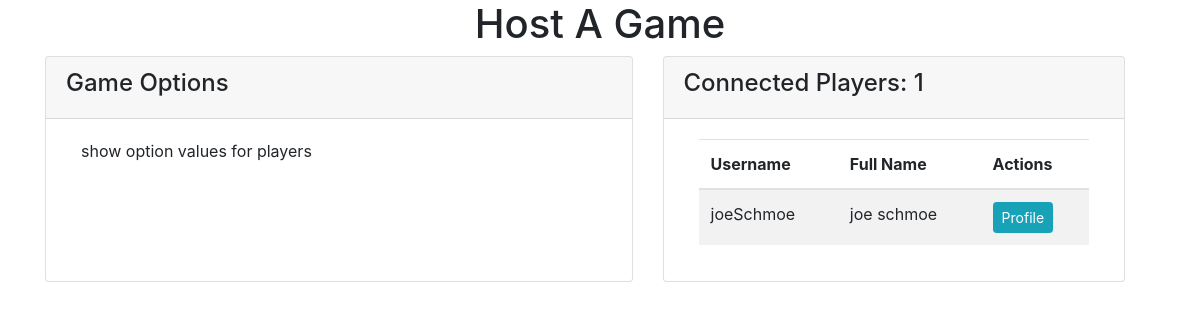
Page /home/game/1 (signed in) on the committed database.
### werewolf_app/models.py (models this page shows)
class Game(models.Model):
    objects = GameManager()
    max_players = models.IntegerField(default=100)
    num_werewolves = models.IntegerField(default=2)
    has_village_idiot = models.BooleanField(default=False)
    has_cupid = models.BooleanField(default=True)
    has_lovers = models.BooleanField(default=True)
    has_twins = models.BooleanField(default=False)
    has_accursed_one = models.BooleanField(default=True)
    has_seer = models.BooleanField(default=True)
    has_witch = models.BooleanField(default=True)
    has_defender = models.BooleanField(default=True)
    has_hunter = models.BooleanField(default=False)
    has_wild_child = models.BooleanField(default=False)
    has_role_model = models.BooleanField(default=False)
    has_little_child = models.BooleanField(default=False)
    has_rusty_knight = models.BooleanField(default=False)
    has_elder = models.BooleanField(default=False)
    has_angel = models.BooleanField(default=False)
    has_gypsy = models.BooleanField(default=False)
    allow_spectators = models.BooleanField(default=True)
    started = models.BooleanField(default=False) # whether the game has started or is still in lobby -- do we need this or can we just use turn number or phase?
    ended = models.BooleanField(default=False) # whether the game is over
    current_phase = models.CharField(max_length=45, default="Lobby") # Lobby, Night, Day
    current_turn = models.IntegerField(default=0) #what turn are we on
    winning_team = models.CharField(max_length=45, null=True) # for statistics, store who won this particular game in form of string such as "Villagers", "Werewolves", or "Lovers"
    join_key = models.CharField(max_length=45, null=True) # for joining a game manually by alphanumeric key
    created_at = models.DateTimeField(auto_now_add=True)
    updated_at = models.DateTimeField(auto_now=True)
    host = models.ForeignKey(User, related_name="games_hosted", on_delete=models.SET_NULL, null=True)
    players = models.ManyToManyField(User, related_name="games_joined") # I believe we need this in addition to roles for each player so we can have the players join the lobby before they are assigned roles.  I suppose an alternative owuld be to assign them a role initially by default that would be called something like "noRole" or "lobbyRole" etc

### login_app/models.py (models this page shows)
class User(models.Model):
    first_name = models.CharField(max_length=45)
    last_name = models.CharField(max_length=45)
    username = models.CharField(max_length=45)
    email = models.CharField(max_length=255)
    password = models.CharField(max_length=255)
    created_at = models.DateTimeField(auto_now_add=True)
    updated_at = models.DateTimeField(auto_now=True)
    objects = UserManager()

### werewolf_app/views.py (the view)
# urls.py: path('game/<int:gameID>', views.game),
def game(request, gameID): # game page
    if 'userID' not in request.session or request.session['userID'] == None:
        messages.error(request, "You must log in to view that page")
        return redirect('/')
    gameList = Game.objects.filter(id=gameID)
    if len(gameList) == 0: # prevent errors from users typing in an address of a non-existing game id
        messages.error(request, "No game with that ID found")
        return redirect('/home')
    currUser = User.objects.get(id=request.session['userID'])
    context = {
        'user': currUser,
        'game': gameList[0],
    }
    return render(request, 'gamePage.html', context)

### werewolf_app/templates/gamePage.html (shortened to what this page needs)
<!DOCTYPE html>
<html lang="en">
<head>
    <link rel="stylesheet" href="https://stackpath.bootstrapcdn.com/bootstrap/4.4.1/css/bootstrap.min.css">
    {% load static %}
</head>
<body>
    <div class="container">
        <div class="row text-center">
            <h1 class="col-md-12">Host A Game</h1>
        </div>
        <div class="row">
            <div class="card-deck col-md-12">
                <div class="card col-md-7">
                    <div class="card-header row">
                        <h4>Game Options</h4>
                    </div>
                    <div class="card-body">
                        {% if user == game.host %}
                            <form action="/home/game/{{game.id}}/update" class="form-horizontal" method="post">
                                {% csrf_token %}
                                <div class="form-group row align-items-center">
                                    <label for="max_players" class="control-label col-md-8">Maximum Players</label>
                                    <input type="number" name="max_players" class="form-control col-md-4" value={{game.max_players}} required>
                                </div>
                                <div class="form-group row align-items-center">
                                    <label for="num_werewolves" class="control-label col-md-8"># of Werewolves (including Accursed One)</label>
                                    <input type="number" name="num_werewolves" class="form-control col-md-4" value={{game.num_werewolves}} required>
                                </div>
                                <div class="form-group row align-items-center">
                                    <label for="seer" class="control-label col-md-5">Seer</label>
                                    <input type="hidden" name="seer" value=0>
                                    <input type="checkbox" value=1 name="seer" class="form-control col-md-1" {% if game.has_seer %}checked{% endif %}>
                                    <label for="witch" class="control-label col-md-5">Witch</label>
                                    <input type="hidden" name="witch" value=0>
                                    <input type="checkbox" value=1 name="witch" class="form-control col-md-1" {% if game.has_witch %}checked{% endif %}>
                                </div>
                                <div class="form-group align-items-center row">
                                    <label for="accursed_one" class="control-label col-md-5">Accursed One</label>
                                    <input type="hidden" name="accursed_one" value=0>
                                    <input type="checkbox" value=1 name="accursed_one" class="form-control col-md-1" {% if game.has_accursed_one %}checked{% endif %}>
                                    <label for="cupid" class="control-label col-md-5">Cupid (and lovers)</label>
                                    <input type="hidden" name="cupid" value=0>
                                    <input type="checkbox" value=1 name="cupid" class="form-control col-md-1" {% if game.has_cupid %}checked{% endif %}>
                                </div>
                                <div class="form-group row align-items-center">
                                    <label for="defender" class="control-label col-md-5">Defender</label>
                                    <input type="hidden" name="defender" value=0>
                                    <input type="checkbox" value=1 name="defender" class="form-control col-md-1" {% if game.has_defender %}checked{% endif %}>
                                    <label for="hunter" class="control-label col-md-5">Hunter</label>
                                    <input type="hidden" name="hunter" value=0>
                                    <input type="checkbox" value=1 name="hunter" class="form-control col-md-1" {% if game.has_hunter %}checked{% endif %}>
                                </div>
                                <div class="form-group row align-items-center">
                                    <label for="twins" class="control-label col-md-5">Twins</label>
                                    <input type="hidden" name="twins" value=0>
                                    <input type="checkbox" value=1 name="twins" class="form-control col-md-1" {% if game.has_twins %}checked{% endif %}>
                                    <label for="village_idiot" class="control-label col-md-5">Village Idiot</label>
                                    <input type="hidden" name="village_idiot" value=0>
                                    <input type="checkbox" value=1 name="village_idiot" class="form-control col-md-1" {% if game.has_village_idiot %}checked{% endif %}>
                                </div>
                                <div class="form-group row align-items-center">
                                    <label for="wild_child" class="control-label col-md-5">Wild Child (and Role Model)</label>
                                    <input type="hidden" name="wild_child" value=0>
                                    <input type="checkbox" value=1 name="wild_child" class="form-control col-md-1" {% if game.has_wild_child %}checked{% endif %}>
                                    <label for="little_child" class="control-label col-md-5">Little Child</label>
                                    <input type="hidden" name="little_child" value=0>
                                    <input type="checkbox" value=1 name="little_child" class="form-control col-md-1" {% if game.has_little_child %}checked{% endif %}>
                                </div>
                                <div class="form-group row align-items-center">
                                    <label for="rusty_knight" class="control-label col-md-5">Knight with the Rusty Sword</label>
                                    <input type="hidden" name="rusty_knight" value=0>
                                    <input type="checkbox" value=1 name="rusty_knight" class="form-control col-md-1" {% if game.has_rusty_knight %}checked{% endif %}>
                                    <label for="elder" class="control-label col-md-5">Elder</label>
                                    <input type="hidden" name="elder" value=0>
                                    <input type="checkbox" value=1 name="elder" class="form-control col-md-1" {% if game.has_elder %}checked{% endif %}>
                                </div>
                                <div class="form-group row align-items-center">
                                    <label for="angel" class="control-label col-md-5">Angel</label>
                                    <input type="hidden" name="angel" value=0>
                                    <input type="checkbox" value=1 name="angel" class="form-control col-md-1" {% if game.has_angel %}checked{% endif %}>
                                    <label for="gypsy" class="control-label col-md-5">Gypsy</label>
                                    <input type="hidden" name="gypsy" value=0>
                                    <input type="checkbox" value=1 name="gypsy" class="form-control col-md-1" {% if game.has_gypsy %}checked{% endif %}>
                                </div>
                                <div class="form-group row align-items-center">
                                    <label for="allow_spectators" class="control-label col-md-5">Allow Spectators</label>
                                    <input type="hidden" name="allow_spectators" value=0>
                                    <input type="checkbox" value=1 name="allow_spectators" class="form-control col-md-1" {% if game.allow_spectators %}checked{% endif %}>
                                </div>
                                <div class="form-group row align-items-center justify-content-end">
                                    <button type="submit" name="submitAction" value="update" class="btn btn-primary mr-3">Apply Changes</button>
                                    <a href="#" class="btn btn-secondary mr-3">Suggest Values</a>
                                    <button type="submit" name="submitAction" value="start" class="btn btn-danger">Start Game</button>
                                </div>
                                {% if messages %}
                                <div class="row">
                                    <ul class="messages">
                                        {% for message in messages %}
                                            <li>{{message}}</li>
                                        {% endfor %}
                                    </ul>
                                </div>
                                {% endif %}
                            </form>
                        {% else %}
                        show option values for players
                        {% endif %}
                    </div>
                </div>
                <div class="card col-md-5">
                    <div class="card-header row">
                        <h4>Connected Players: {{game.players.all|length|add:"-1"}}</h4>
                    </div>
                    <div class="card-body">
                        <table class="table table-striped">
                            <thead>
                                <tr>
                                    <th scope="col">Username</th>
                                    <th scope="col">Full Name</th>
                                    <th scope="col">Actions</th>
                                </tr>
                            </thead>
                            <tbody>
                                {% for player in game.players.all %}
                                    {% if player != game.host %}
                                        <tr>
                                            <td>{{player.username}}</td>
                                            <td>{{player.first_name}} {{player.last_name}}</td>
                                            <td>
                                                <a href="/home/users/{{player.id}}" class="btn btn-sm btn-info">Profile</a>
                                            </td>
                                        </tr>
                                    {% endif %}
                                {% endfor %}
                            </tbody>
                        </table>
                    </div>
                </div>
            </div>
        </div>
    </div>
</body>
</html>

### rows in the picture
Game: players.all|length "1"
User: username "joeSchmoe", first_name "joe", last_name "schmoe"
